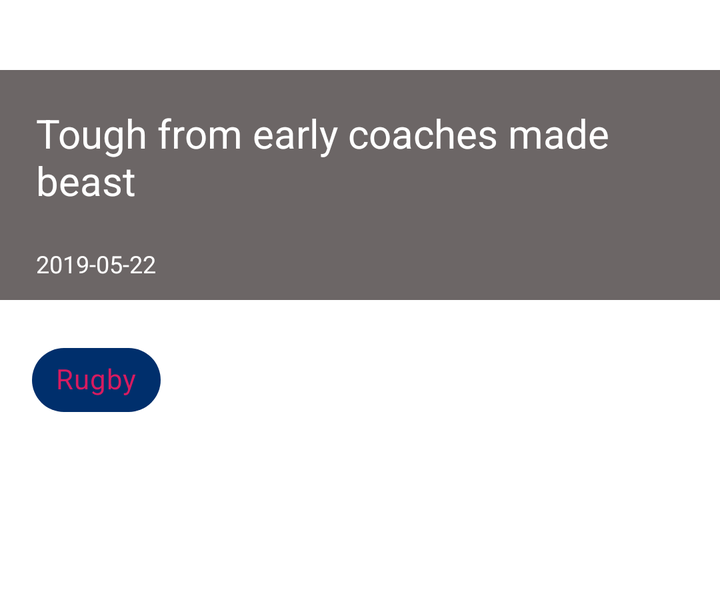
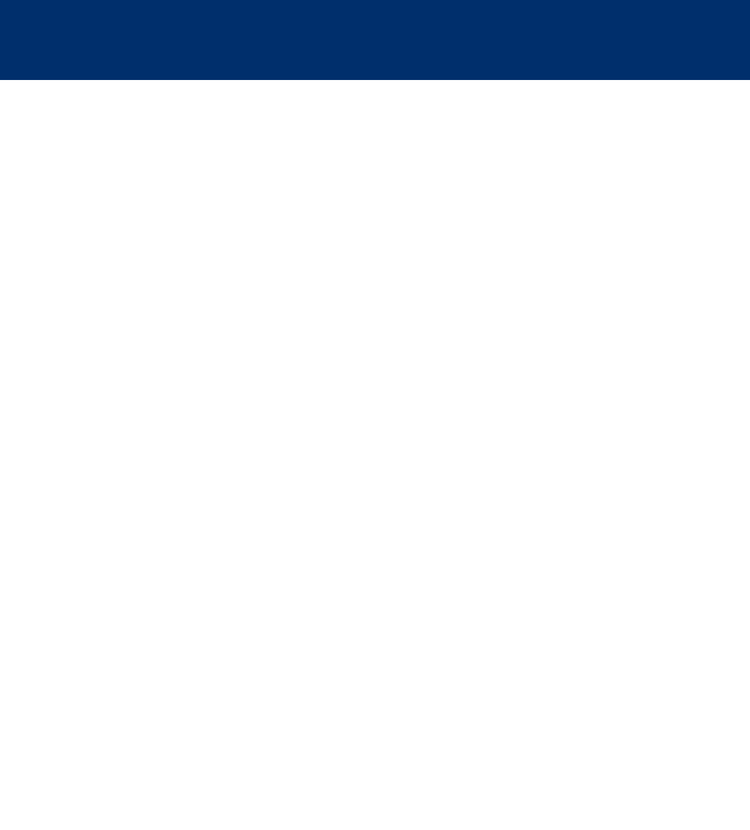

First picture: res/layout/ on a phone held upright. Second picture: the repository's own variant of that layout, on a device whose configuration matches the variant's folder. Source for both follows.
<!-- AndroidManifest.xml: application theme AppTheme -->
<!-- res/layout/activity_main.xml -->
<?xml version="1.0" encoding="utf-8"?>
<layout xmlns:android="http://schemas.android.com/apk/res/android"
    xmlns:app="http://schemas.android.com/apk/res-auto"
    xmlns:tools="http://schemas.android.com/tools">
    <androidx.core.widget.NestedScrollView
        android:layout_width="match_parent"
        android:layout_height="wrap_content">

        <LinearLayout
        android:layout_width="match_parent"
        android:layout_height="wrap_content"
        android:orientation="vertical">

            <androidx.constraintlayout.widget.ConstraintLayout
                android:id="@+id/mainStoryContainer"
                android:layout_width="match_parent"
                android:layout_height="@dimen/headline_height_size">

                <androidx.appcompat.widget.AppCompatImageView
                    android:id="@+id/headlineStoryImageView"
                    android:layout_width="match_parent"
                    android:layout_height="wrap_content"
                    android:layout_margin="@dimen/zero_dp"
                    android:scaleType="centerCrop"
                    app:layout_constraintBottom_toBottomOf="parent"
                    app:layout_constraintEnd_toEndOf="parent"
                    app:layout_constraintStart_toStartOf="parent"
                    app:layout_constraintTop_toTopOf="parent"
                    tools:srcCompat="@drawable/beast"/>

                <com.google.android.material.chip.Chip
                    android:id="@+id/categoryChip"
                    android:layout_width="wrap_content"
                    android:layout_height="wrap_content"
                    android:layout_margin="@dimen/medium_space"
                    android:textColor="@color/colorAccent"
                    app:checkedIconEnabled="false"
                    app:chipBackgroundColor="@color/colorPrimaryDark"
                    app:chipStrokeColor="@color/colorAccent"
                    app:layout_constraintEnd_toEndOf="@+id/headlineStoryImageView"
                    app:layout_constraintHorizontal_bias="0.0"
                    app:layout_constraintStart_toStartOf="@+id/headlineStoryImageView"
                    app:layout_constraintTop_toTopOf="@+id/headlineStoryImageView"
                    tools:text="Rugby"/>
                <LinearLayout
                    android:id="@+id/headLineStoryBottomView"
                    android:layout_width="match_parent"
                    android:layout_height="wrap_content"
                    android:background="@color/colorBlurry"
                    android:orientation="vertical"
                    app:layout_constraintBottom_toBottomOf="@+id/headlineStoryImageView"
                    app:layout_constraintEnd_toEndOf="@+id/headlineStoryImageView"
                    app:layout_constraintStart_toStartOf="@+id/headlineStoryImageView">
                    <TextView
                        android:id="@+id/headlineStoryTitle"
                        android:layout_width="match_parent"
                        android:layout_height="wrap_content"
                        android:layout_margin="@dimen/medium_space"
                        android:textColor="@color/colorWhite"
                        tools:text="Tough from early coaches made beast"
                        style="@style/HeadLineTextStyle"/>
                    <TextView
                        android:id="@+id/headlineStoryDateTextView"
                        android:layout_width="match_parent"
                        android:layout_height="match_parent"
                        android:layout_marginBottom="@dimen/small_space"
                        android:layout_marginEnd="@dimen/medium_space"
                        android:layout_marginStart="@dimen/medium_space"
                        android:textColor="@color/colorWhite"
                        tools:text="2019-05-22"
                        style="@style/SmallTextStyle"/>

                </LinearLayout>


            </androidx.constraintlayout.widget.ConstraintLayout>

            <androidx.recyclerview.widget.RecyclerView
                android:id="@+id/newsArticleRecyclerView"
                android:layout_width="match_parent"
                android:layout_height="wrap_content"
                android:background="@color/colorKhakhiLight"
                tools:listitem="@layout/news_article_layout"/>
    </LinearLayout>

    </androidx.core.widget.NestedScrollView>
</layout>
<!-- res/layout/news_article_layout.xml (included above) -->
<?xml version="1.0" encoding="utf-8"?>
<layout xmlns:android="http://schemas.android.com/apk/res/android"
    xmlns:app="http://schemas.android.com/apk/res-auto"
    xmlns:tools="http://schemas.android.com/tools">
    <androidx.constraintlayout.widget.ConstraintLayout
        android:id="@+id/itemContainer"
        android:layout_width="match_parent"
        android:layout_height="wrap_content"
        android:layout_marginBottom="@dimen/small_space"
        android:layout_marginEnd="@dimen/medium_space"
        android:layout_marginStart="@dimen/medium_space"
        android:layout_marginTop="@dimen/small_space"
        android:background="@drawable/card_background">

        <com.google.android.material.chip.Chip
            android:id="@+id/categoryChip"
            android:layout_width="wrap_content"
            android:layout_height="wrap_content"
            android:layout_margin="@dimen/medium_space"
            android:textColor="@color/colorAccent"
            app:checkedIconEnabled="false"
            app:chipBackgroundColor="@color/colorPrimaryDark"
            app:chipStrokeColor="@color/colorAccent"
            app:layout_constraintEnd_toStartOf="@+id/thumbNailImageView"
            app:layout_constraintHorizontal_bias="0.0"
            app:layout_constraintStart_toStartOf="parent"
            app:layout_constraintTop_toTopOf="parent"
            tools:text="Cricked"/>
        <TextView
            android:id="@+id/headlineTextView"
            android:layout_width="@dimen/zero_dp"
            android:layout_height="wrap_content"
            android:layout_marginEnd="@dimen/medium_space"
            android:layout_marginStart="@dimen/medium_space"
            android:layout_marginTop="@dimen/zero_dp"
            app:layout_constraintEnd_toStartOf="@+id/thumbNailImageView"
            app:layout_constraintHorizontal_bias="0.0"
            app:layout_constraintStart_toStartOf="parent"
            app:layout_constraintTop_toBottomOf="@+id/categoryChip"
            tools:text="Juve's Bonucci says Kean abuse comments were misunderstood"
            style="@style/HeadLineTextStyle"/>
        <androidx.appcompat.widget.AppCompatImageView
            android:id="@+id/thumbNailImageView"
            android:layout_width="@dimen/image_thumb_nail_size"
            android:layout_height="@dimen/image_thumb_nail_size"
            android:layout_marginBottom="@dimen/medium_space"
            android:layout_marginEnd="@dimen/medium_space"
            android:layout_marginTop="@dimen/medium_space"
            app:layout_constraintBottom_toBottomOf="@+id/dateTextView"
            app:layout_constraintEnd_toEndOf="parent"
            app:layout_constraintTop_toTopOf="parent"
            app:srcCompat="@drawable/ic_launcher_background"/>
        <TextView
            android:id="@+id/dateTextView"
            android:layout_width="@dimen/zero_dp"
            android:layout_height="wrap_content"
            android:layout_marginEnd="@dimen/medium_space"
            android:layout_marginStart="@dimen/medium_space"
            style="@style/SmallTextStyle"
            app:layout_constraintEnd_toStartOf="@+id/thumbNailImageView"
            app:layout_constraintStart_toStartOf="parent"
            app:layout_constraintTop_toBottomOf="@+id/headlineTextView"
            tools:text="2019-04-09"/>
        <TextView
            android:id="@+id/blurbTextView"
            android:layout_width="@dimen/zero_dp"
            android:layout_height="wrap_content"
            android:layout_marginBottom="@dimen/medium_space"
            android:layout_marginEnd="@dimen/medium_space"
            style="@style/SmallTextStyle"
            android:layout_marginStart="@dimen/medium_space"
            android:layout_marginTop="@dimen/small_space"
            app:layout_constraintBottom_toBottomOf="parent"
            app:layout_constraintEnd_toEndOf="parent"
            app:layout_constraintStart_toStartOf="parent"
            app:layout_constraintTop_toBottomOf="@+id/dateTextView"
            tools:text="Juventus defender Leonardo Bonucci says his comments about teammate Moise Kean being partly to blame for racist abuse he suffered after scoring at Cagliari on Tuesday were misunderstood."/>

    </androidx.constraintlayout.widget.ConstraintLayout>

</layout>
<!-- resources referenced by this layout -->
<resources>
  <color name="colorAccent">#D81B60</color>
  <color name="colorBlurry">#990A0000</color>
  <color name="colorKhakhiLight">#eeeeee</color>
  <color name="colorPrimaryDark">#002f6c</color>
  <color name="colorWhite">#ffffff</color>
  <dimen name="headline_height_size">300dp</dimen>
  <dimen name="image_thumb_nail_size">100dp</dimen>
  <dimen name="medium_space">16dp</dimen>
  <dimen name="small_space">8dp</dimen>
  <dimen name="zero_dp">0dp</dimen>
  <!-- drawable card_background (drawable) -->
  <?xml version="1.0" encoding="utf-8"?>
  <shape xmlns:android="http://schemas.android.com/apk/res/android"
      android:shape="rectangle">
      <gradient
          android:angle="270"
          android:endColor="@color/colorWhite"
          android:startColor="@color/colorWhite"/>
      <corners android:radius="@dimen/large_space"/>
  
  </shape>
  <style name="HeadLineTextStyle" parent="AppTheme">
          <item name="android:textSize">20sp</item>
          <item name="android:padding">2dp</item>
          <item name="android:textColor">@color/colorBlack</item>
      </style>
  <style name="SmallTextStyle" parent="AppTheme">
          <item name="android:textSize">12sp</item>
          <item name="android:padding">2dp</item>
          <item name="android:textColor">@color/colorBlack</item>
      </style>
  <style name="AppTheme" parent="Theme.MaterialComponents.Light.NoActionBar">
          
          <item name="colorPrimary">@color/colorPrimary</item>
          <item name="colorPrimaryDark">@color/colorPrimaryDark</item>
          <item name="colorAccent">@color/colorAccent</item>
          <item name="colorControlNormal">@color/colorWhite</item>
      </style>
  <dimen name="large_space">32dp</dimen>
  <color name="colorBlack">#000000</color>
  <color name="colorPrimary">#01579b</color>
</resources>
<!-- res/layout-sw600dp/activity_main.xml (the repository's variant of the layout above) -->
<!-- drawn on a 7-inch tablet held upright -->
<?xml version="1.0" encoding="utf-8"?>
<layout xmlns:android="http://schemas.android.com/apk/res/android"
    xmlns:app="http://schemas.android.com/apk/res-auto"
    xmlns:tools="http://schemas.android.com/tools">
    <LinearLayout
        android:layout_width="match_parent"
        android:layout_height="wrap_content"
        android:orientation="vertical">

        <androidx.appcompat.widget.Toolbar
            android:id="@+id/mainToolbar"
            android:layout_width="match_parent"
            android:layout_height="wrap_content"
            android:background="@color/colorPrimaryDark"
            android:minHeight="?attr/actionBarSize"
            app:titleTextColor="@color/colorWhite"/>
        <androidx.core.widget.NestedScrollView
            android:visibility="invisible"
            android:id="@+id/contentScrollView"
            android:layout_width="match_parent"
            android:layout_height="wrap_content">

            <LinearLayout
                android:layout_width="match_parent"
                android:layout_height="wrap_content"
                android:orientation="vertical">

                <androidx.constraintlayout.widget.ConstraintLayout
                    android:id="@+id/mainStoryContainer"
                    android:layout_width="match_parent"
                    android:layout_height="@dimen/tab_large_image_size">

                    <androidx.appcompat.widget.AppCompatImageView
                        android:id="@+id/headlineStoryImageView"
                        android:layout_width="@dimen/zero_dp"
                        android:layout_height="@dimen/zero_dp"
                        android:layout_margin="@dimen/zero_dp"
                        android:scaleType="centerCrop"
                        app:layout_constraintBottom_toBottomOf="parent"
                        app:layout_constraintEnd_toEndOf="parent"
                        app:layout_constraintStart_toStartOf="parent"
                        app:layout_constraintTop_toTopOf="parent"/>

                    <com.google.android.material.chip.Chip
                        android:id="@+id/categoryChip"
                        android:layout_width="wrap_content"
                        android:textAppearance="@style/Base.TextAppearance.AppCompat.Large"
                        android:layout_height="wrap_content"
                        android:layout_margin="@dimen/medium_space"
                        android:textColor="@color/colorAccent"
                        app:checkedIconEnabled="false"
                        app:chipBackgroundColor="@color/colorPrimaryDark"
                        app:chipStrokeColor="@color/colorAccent"
                        app:layout_constraintEnd_toEndOf="@+id/headlineStoryImageView"
                        app:layout_constraintHorizontal_bias="0.0"
                        app:layout_constraintStart_toStartOf="@+id/headlineStoryImageView"
                        app:layout_constraintTop_toTopOf="@+id/headlineStoryImageView"
                        tools:text="Rugby"/>
                    <LinearLayout
                        android:id="@+id/headLineStoryBottomView"
                        android:layout_width="match_parent"
                        android:layout_height="wrap_content"
                        android:background="@color/colorBlurry"
                        android:orientation="vertical"
                        app:layout_constraintBottom_toBottomOf="@+id/headlineStoryImageView"
                        app:layout_constraintEnd_toEndOf="@+id/headlineStoryImageView"
                        app:layout_constraintStart_toStartOf="@+id/headlineStoryImageView">
                        <TextView
                            android:id="@+id/headlineStoryTitle"
                            android:layout_width="match_parent"
                            android:layout_height="wrap_content"
                            android:layout_marginStart="@dimen/medium_space"
                            android:layout_marginEnd="@dimen/medium_space"
                            android:layout_marginTop="@dimen/small_space"
                            android:layout_marginBottom="@dimen/small_space"
                            android:textColor="@color/colorWhite"
                            tools:text="Tough from early coaches made beast"
                            style="@style/HeadLineTextStyleLarge"/>
                        <TextView
                            android:id="@+id/headlineStoryDateTextView"
                            android:layout_width="match_parent"
                            android:layout_height="match_parent"
                            android:layout_marginBottom="@dimen/small_space"
                            android:layout_marginEnd="@dimen/medium_space"
                            android:layout_marginStart="@dimen/medium_space"
                            android:textColor="@color/colorWhite"
                            tools:text="2019-05-22"
                            style="@style/SmallTextStyleTab"/>

                    </LinearLayout>


                </androidx.constraintlayout.widget.ConstraintLayout>

                <androidx.recyclerview.widget.RecyclerView
                    android:id="@+id/newsArticleRecyclerView"
                    android:layout_width="match_parent"
                    android:layout_height="wrap_content"
                    android:background="@color/colorKhakhiLight"
                    tools:listitem="@layout/news_article_layout"/>
            </LinearLayout>

        </androidx.core.widget.NestedScrollView>
    </LinearLayout>
</layout>
<!-- resources referenced by the variant -->
<!-- as a 7-inch tablet held upright resolves them -->
<resources>
  <color name="colorAccent">#D81B60</color>
  <color name="colorBlurry">#990A0000</color>
  <color name="colorKhakhiLight">#eeeeee</color>
  <color name="colorPrimaryDark">#002f6c</color>
  <color name="colorWhite">#ffffff</color>
  <dimen name="image_thumb_nail_size">100dp</dimen>
  <dimen name="medium_space">16dp</dimen>
  <dimen name="small_space">8dp</dimen>
  <dimen name="tab_large_image_size">600dp</dimen>
  <dimen name="zero_dp">0dp</dimen>
  <!-- drawable card_background (drawable) -->
  <?xml version="1.0" encoding="utf-8"?>
  <shape xmlns:android="http://schemas.android.com/apk/res/android"
      android:shape="rectangle">
      <gradient
          android:angle="270"
          android:endColor="@color/colorWhite"
          android:startColor="@color/colorWhite"/>
      <corners android:radius="@dimen/large_space"/>
  
  </shape>
  <style name="HeadLineTextStyle" parent="AppTheme">
          <item name="android:textSize">20sp</item>
          <item name="android:padding">2dp</item>
          <item name="android:textColor">@color/colorBlack</item>
      </style>
  <style name="SmallTextStyle" parent="AppTheme">
          <item name="android:textSize">12sp</item>
          <item name="android:padding">2dp</item>
          <item name="android:textColor">@color/colorBlack</item>
      </style>
  <style name="AppTheme" parent="Theme.MaterialComponents.Light.NoActionBar">
          
          <item name="colorPrimary">@color/colorPrimary</item>
          <item name="colorPrimaryDark">@color/colorPrimaryDark</item>
          <item name="colorAccent">@color/colorAccent</item>
          <item name="colorControlNormal">@color/colorWhite</item>
      </style>
  <dimen name="large_space">32dp</dimen>
  <color name="colorBlack">#000000</color>
  <color name="colorPrimary">#01579b</color>
</resources>
